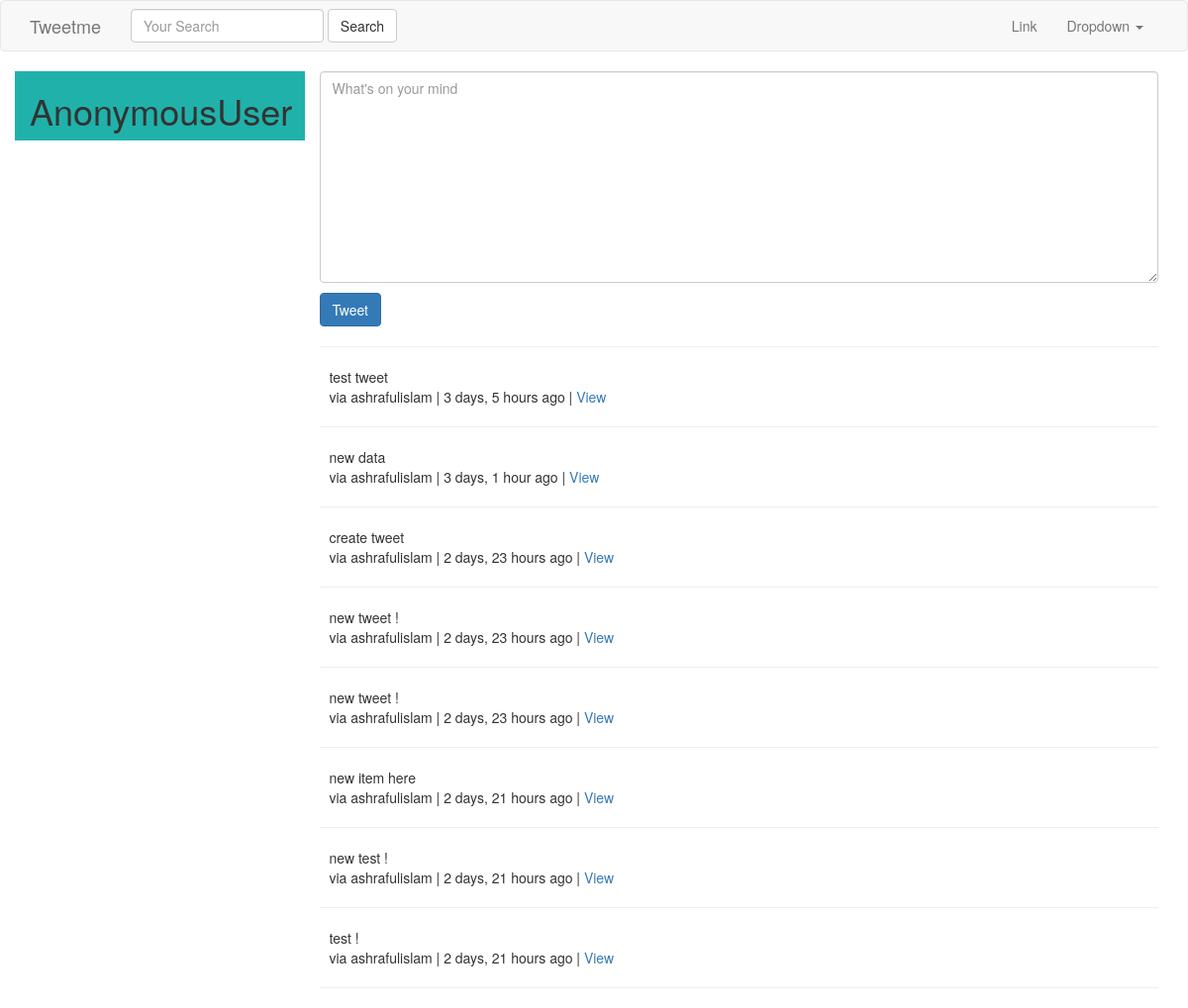
/, run on an earlier commit of the app's database.
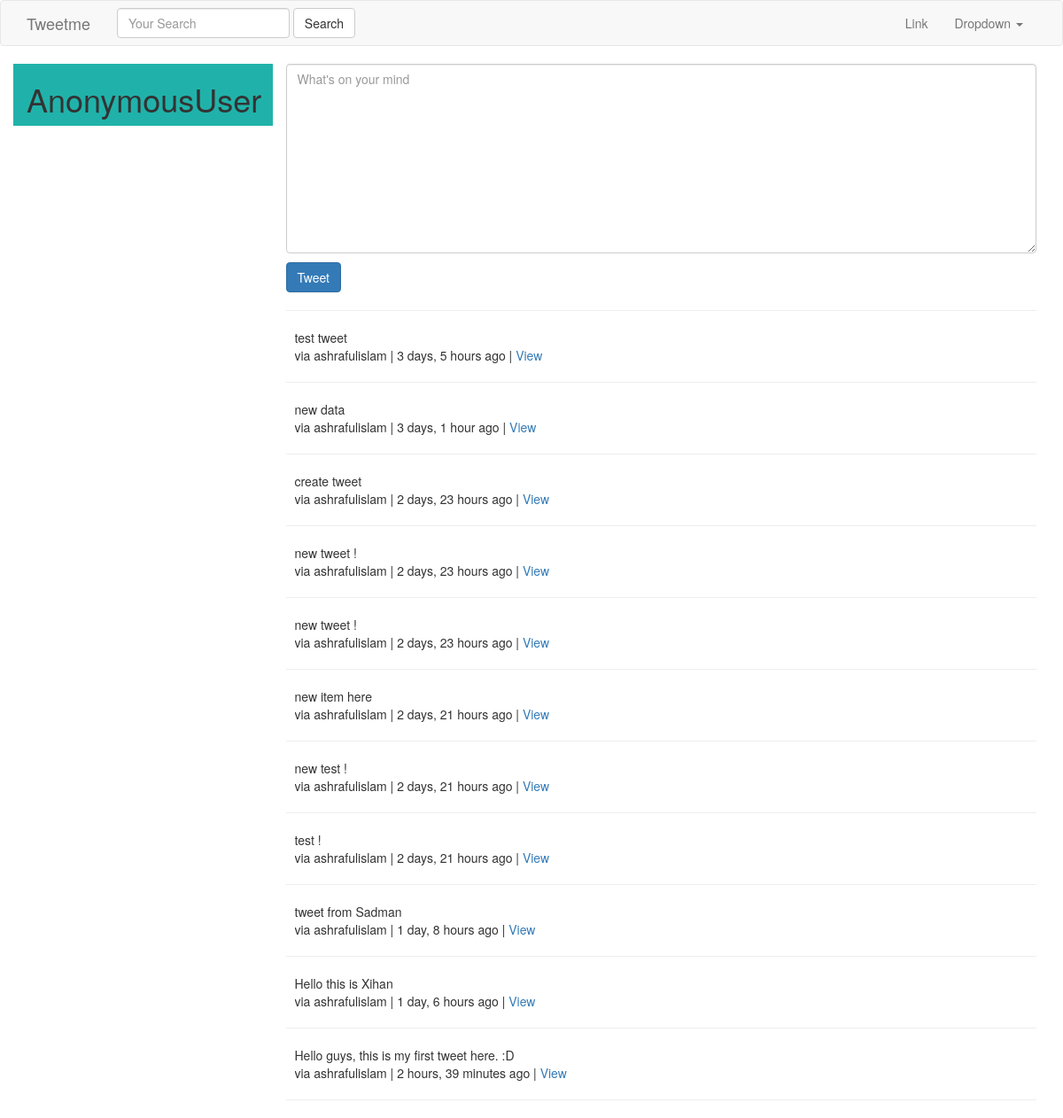
And on a later commit of the database.
### tweets/models.py (models this page shows, shortened)
class Tweet(models.Model):
	user      = models.ForeignKey(settings.AUTH_USER_MODEL)
	content   = models.CharField(max_length=140, validators=[validate_content])
	updated   = models.DateTimeField(auto_now=True)
	timestamp = models.DateTimeField(auto_now_add=True)
	def get_absolute_url(self):
		return reverse("tweet:detail", kwargs={"pk":self.pk})

### tweets/views.py (the view)
# urls.py: url(r'^$', TweetListView.as_view(), name='home'), #/
class TweetListView(ListView):
	def get_queryset(self, *args, **kwargs):
		qs = Tweet.objects.all()
		print(self.request.GET)
		query = self.request.GET.get("q", None)
		if query is not None:
			qs = qs.filter(
				Q(content__icontains=query) |
				Q(user__username__icontains=query)
				)
		return qs
	def get_context_data(self, *args, **kwargs):
		context = super (TweetListView, self).get_context_data(*args, **kwargs)
		context['create_form'] = TweetModelForm()
		context['create_url'] = reverse_lazy("tweet:create")
		return context

### tweets/forms.py
class TweetModelForm(forms.ModelForm):
	content = forms.CharField(label='', widget=forms.Textarea(attrs={"placeholder" : "What's on your mind ", "class": "form-control"  }))
	class Meta:
		model = Tweet
		fields = [
            "content"
        ]

### tweets/templates/tweets/tweet_list.html (shortened to what this page needs)
{% extends "base.html" %}
{% block content %}
	<div class='row'>
		<div class='col-sm-3 col-xs-12' style="background-color: #20B2AA;">
			<h1> {{ request.user }} </h1>
		</div>
		<div class="col-sm-9">
			{% if not request.GET.q %}
				<div class="">
					{% include "tweets/form.html" with form=create_form action_url=create_url btn_title='Tweet' %}
				</div>
				<hr/>
			{% endif %}
		{% for object in object_list %}
	    	<div class="media">
		    	<div class="media-left">
		    	</div>
		    	<div class="media-body">
		    		{{ object.content }}<br/>
		    		via {{ object.user }} | {{ object.timestamp|timesince }} ago | <a href='{{ object.get_absolute_url }}'>View</a>
		    	</div>
			</div>
			<hr/>
		{% empty %}
		   {% if request.GET.q %}
		   <p> No Tweets found. </p>
		   {% else %}
		   <p>No tweets yet. </p>
		   {% endif %}
		{% endfor %}
		</div>
	</div>
{% endblock content %}

### templates/base.html (shortened to what this page needs)
{% load static %}
<html lang="en">
  <head>
    <link href="{% static 'css/bootstrap.min.css' %}" rel="stylesheet">
  </head>
  <body>
    {% include "navbar.html" %}
    <div class='container'>
      {% block content %}
      {% endblock content %}
  </body>
</html>

### templates/navbar.html (shortened to what this page needs)
<nav class="navbar navbar-default">
  <div class="container">
    <div class="navbar-header">
      <a class="navbar-brand" href="{% url 'home' %}">Tweetme</a>
    </div>
    {% include "tweets/search_form.html" %}
    <div class="collapse navbar-collapse" id="bs-example-navbar-collapse-1">
      <ul class="nav navbar-nav navbar-right">
        <li><a href="#">Link</a></li>
        <li class="dropdown">
          <a href="#" class="dropdown-toggle" data-toggle="dropdown" role="button" aria-haspopup="true" aria-expanded="false">Dropdown <span class="caret"></span></a>
        </li>
      </ul>
    </div>
  </div>
</nav>

### tweets/templates/tweets/search_form.html
<form class="navbar-form navbar-left" method="GET" action="{% url "tweet:list" %}"">
	<div class="form-group">
		<input  class="form-control" type="text" name="q" placeholder='Your Search' value='{{ request.GET.q }}' />
		</div>
	<input class="btn btn-default" type="submit" value="Search">
</form>

### tweets/templates/tweets/form.html (shortened to what this page needs)
<form class="form" method="POST" action="{% if action_url %}{{ action_url }} {% endif %}">
	{{ form.as_p }}
	<input class="btn btn-primary" type="submit" value="{{ btn_title }}" />
</form>

What changed in the data, as far as the page shows it:
added Tweet: content "tweet from Sadman", user "ashrafulislam", timestamp "1 day, 8 hours"
added Tweet: content "Hello this is Xihan", user "ashrafulislam", timestamp "1 day, 6 hours"
added Tweet: content "Hello guys, this is my first tweet here. :D", user "ashrafulislam", timestamp "2 hours, 39 minutes"
